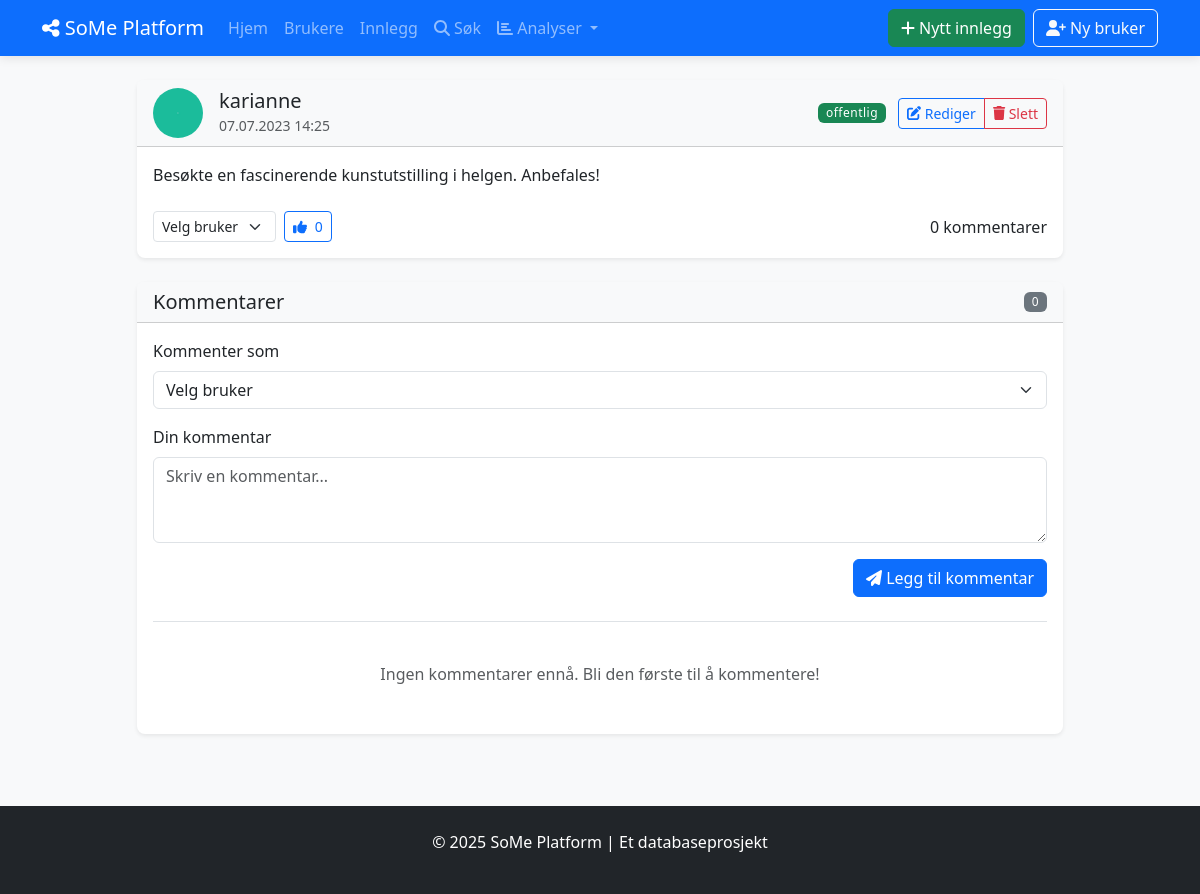
/posts/43, run on an earlier commit of the app's database.
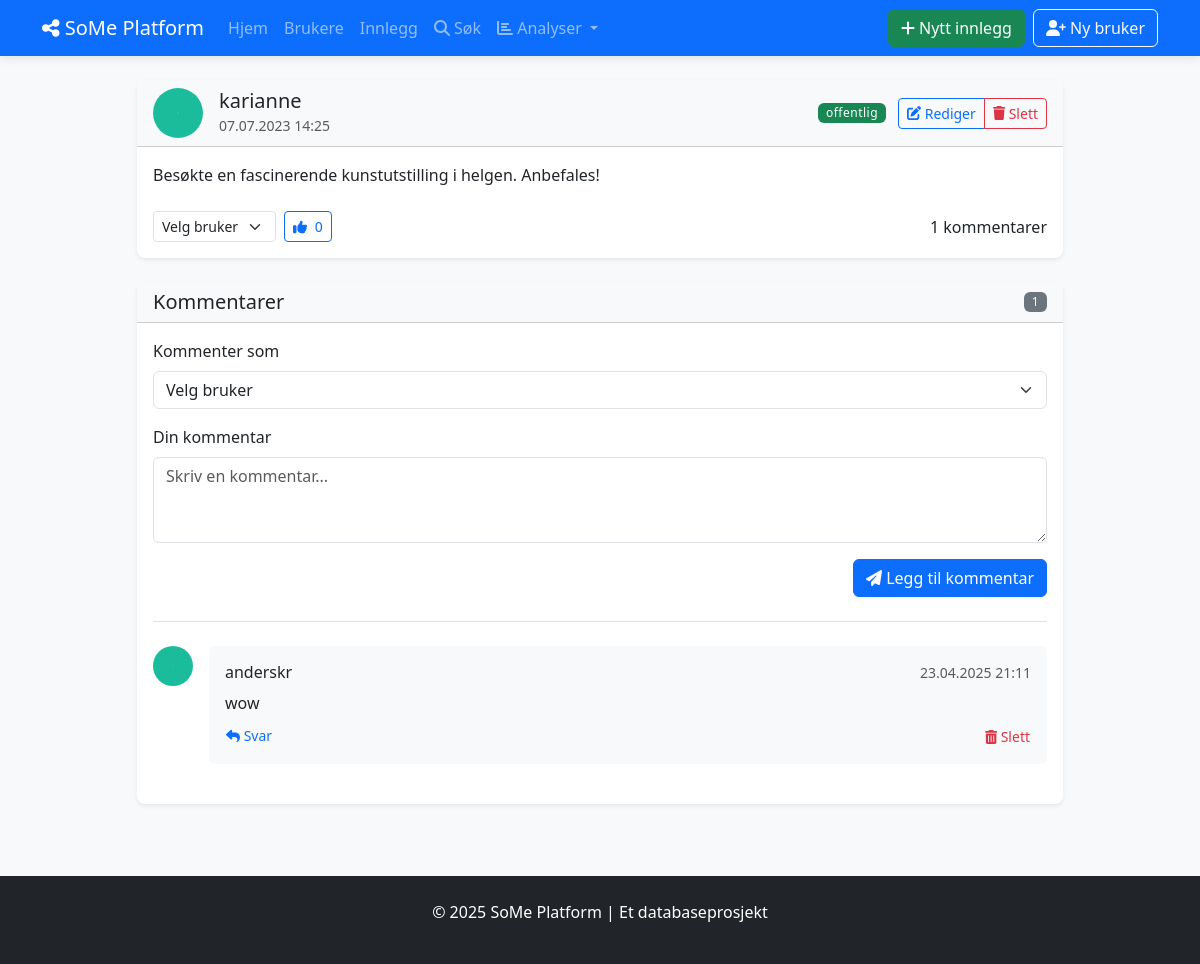
And on a later commit of the database.
### tables this page shows
CREATE TABLE BRUKERE (
            bruker_id INTEGER PRIMARY KEY AUTOINCREMENT,
            brukernavn TEXT NOT NULL UNIQUE,
            epost TEXT NOT NULL UNIQUE,
            passord_hash TEXT NOT NULL,
            profilbilde TEXT,
            bio TEXT,
            registrerings_dato DATE NOT NULL DEFAULT CURRENT_DATE,
            fødselsdato DATE,
            status TEXT DEFAULT 'aktiv'
        );

CREATE TABLE INNLEGG (
            innlegg_id INTEGER PRIMARY KEY AUTOINCREMENT,
            innhold TEXT NOT NULL,
            opprettet_dato DATETIME NOT NULL DEFAULT CURRENT_TIMESTAMP,
            oppdatert_dato DATETIME DEFAULT CURRENT_TIMESTAMP,
            synlighet TEXT NOT NULL DEFAULT 'offentlig',
            bruker_id INTEGER NOT NULL,
            FOREIGN KEY (bruker_id) REFERENCES BRUKERE(bruker_id) ON DELETE CASCADE
        );

CREATE TABLE KOMMENTARER (
            kommentar_id INTEGER PRIMARY KEY AUTOINCREMENT,
            innhold TEXT NOT NULL,
            opprettet_dato DATETIME NOT NULL DEFAULT CURRENT_TIMESTAMP,
            innlegg_id INTEGER NOT NULL,
            bruker_id INTEGER NOT NULL,
            forelder_kommentar_id INTEGER,
            FOREIGN KEY (innlegg_id) REFERENCES INNLEGG(innlegg_id) ON DELETE CASCADE,
            FOREIGN KEY (bruker_id) REFERENCES BRUKERE(bruker_id) ON DELETE CASCADE,
            FOREIGN KEY (forelder_kommentar_id) REFERENCES KOMMENTARER(kommentar_id) ON DELETE SET NULL
        );

### social_media_app/app.py (the view)
@app.route('/posts/<int:post_id>')
def view_post(post_id):
    with Database() as db:
        post = db.fetchone("""
            SELECT i.*, b.brukernavn, b.profilbilde
            FROM INNLEGG i
            JOIN BRUKERE b ON i.bruker_id = b.bruker_id
            WHERE i.innlegg_id = ?
        """, (post_id,))
        if not post:
            flash('Post not found', 'danger')
            return redirect(url_for('list_posts'))
        post = format_date_fields(post, ['opprettet_dato', 'oppdatert_dato'])
        comments = db.fetchall("""
            SELECT k.*, b.brukernavn, b.profilbilde
            FROM KOMMENTARER k
            JOIN BRUKERE b ON k.bruker_id = b.bruker_id
            WHERE k.innlegg_id = ? AND k.forelder_kommentar_id IS NULL
            ORDER BY k.opprettet_dato ASC
        """, (post_id,))
        comments = [format_date_fields(comment, ['opprettet_dato']) for comment in comments]
        for comment in comments:
            replies = db.fetchall("""
                SELECT k.*, b.brukernavn, b.profilbilde
                FROM KOMMENTARER k
                JOIN BRUKERE b ON k.bruker_id = b.bruker_id
                WHERE k.forelder_kommentar_id = ?
                ORDER BY k.opprettet_dato ASC
            """, (comment['kommentar_id'],))
            comment['replies'] = [format_date_fields(reply, ['opprettet_dato']) for reply in replies]
        tags = db.fetchall("""
            SELECT t.*
            FROM TAGGER t
            JOIN INNLEGG_TAGGER it ON t.tag_id = it.tag_id
            WHERE it.innlegg_id = ?
        """, (post_id,))
        reactions = db.fetchone("""
            SELECT COUNT(*) as count, reaksjon_type
            FROM REAKSJONER
            WHERE innlegg_id = ?
            GROUP BY reaksjon_type
        """, (post_id,))
        users = db.fetchall("""
            SELECT bruker_id, brukernavn FROM BRUKERE
            WHERE status = 'aktiv'
            ORDER BY brukernavn
        """)
        return render_template('posts/view.html', post=post, comments=comments,
                               tags=tags, reactions=reactions, users=users)

### social_media_app/app.py (called while the page is built)
def format_date_fields(item, date_fields=None):
    if not item:
        return None
    if not isinstance(item, dict):
        item = dict(item)
    if date_fields:
        for field in date_fields:
            if field in item and item[field]:
                try:
                    if 'T' in item[field]:  # ISO format
                        item[field] = datetime.fromisoformat(item[field].replace('Z', '+00:00'))
                    else:  # SQLite default format
                        item[field] = datetime.strptime(item[field], '%Y-%m-%d %H:%M:%S')
                except (ValueError, TypeError):
                    try:
                        item[field] = datetime.strptime(item[field], '%Y-%m-%d')
                    except (ValueError, TypeError):
                        pass  # Keep original if parsing fails
    return item

### social_media_app/db_config.py (called while the page is built)
    def __enter__(self):
        return self

    def __exit__(self, exc_type, exc_val, exc_tb):
        self.cursor.close()
        if self.conn:
            self.conn.close()

    def fetchall(self, sql, params=None):
        self.cursor.execute(sql, params or ())
        return self.cursor.fetchall()

    def fetchone(self, sql, params=None):
        self.cursor.execute(sql, params or ())
        return self.cursor.fetchone()

### social_media_app/templates/posts/view.html (shortened to what this page needs)
{% extends "base.html" %}
{% block content %}
<div class="row justify-content-center">
    <div class="col-md-10">
        <div class="card shadow-sm mb-4">
            <div class="card-header bg-light">
                <div class="d-flex justify-content-between align-items-center">
                    <div class="d-flex align-items-center">
                        <div class="me-3">
                            {% if post.profilbilde %}
                                <img src="{{ url_for('static', filename='uploads/' + post.profilbilde) }}"
                                     alt="{{ post.brukernavn }}" class="rounded-circle" width="50" height="50">
                            {% else %}
                                <div class="bg-secondary bg-secondary-circle">
                                    <i class="fas fa-user text-white"></i>
                                </div>
                            {% endif %}
                        </div>
                        <div>
                            <h5 class="mb-0">{{ post.brukernavn }}</h5>
                            <small class="text-muted">{{ post.opprettet_dato.strftime('%d.%m.%Y %H:%M') }}</small>
                        </div>
                    </div>
                    <div>
                        <span class="badge {{ 'bg-success' if post.synlighet == 'offentlig' else 'bg-warning' }} me-2">
                            {{ post.synlighet }}
                        </span>
                        <div class="btn-group">
                            <a href="{{ url_for('show_edit_post', post_id=post.innlegg_id) }}" class="btn btn-sm btn-outline-primary">
                                <i class="fas fa-edit"></i> Rediger
                            </a>
                            <button type="button" class="btn btn-sm btn-outline-danger"
                                    data-bs-toggle="modal" data-bs-target="#deletePostModal">
                                <i class="fas fa-trash"></i> Slett
                            </button>
                        </div>
                    </div>
                </div>
            </div>
            <div class="card-body">
                <p class="card-text">{{ post.innhold }}</p>
                <div class="mt-4 d-flex justify-content-between align-items-center">
                    <div>
                        <form action="{{ url_for('add_reaction', post_id=post.innlegg_id) }}" method="post" class="d-inline">
                            <div class="d-flex align-items-center">
                                <select name="bruker_id" class="form-select form-select-sm me-2 reaction-user-select" required>
                                    <option value="" selected disabled>Velg bruker</option>
                                </select>
                                <button type="submit" class="btn btn-sm btn-outline-primary">
                                    <i class="fas fa-thumbs-up"></i>
                                    {% if reactions %}
                                        <span class="ms-1">{{ reactions.count or 0 }}</span>
                                    {% else %}
                                        <span class="ms-1">0</span>
                                    {% endif %}
                                </button>
                            </div>
                        </form>
                    </div>
                    <div>
                        <span>{{ comments|length }} kommentarer</span>
                    </div>
                </div>
            </div>
        </div>
        <div class="card shadow-sm mb-4">
            <div class="card-header bg-light d-flex justify-content-between align-items-center">
                <h3 class="h5 mb-0">Kommentarer</h3>
                <span class="badge bg-secondary">{{ comments|length }}</span>
            </div>
            <div class="card-body">
                <div class="mb-4 border-bottom pb-4">
                    <form action="{{ url_for('add_comment', post_id=post.innlegg_id) }}" method="post">
                        <div class="mb-3">
                            <label for="bruker_id" class="form-label">Kommenter som</label>
                            <select class="form-select" id="bruker_id" name="bruker_id" required>
                                <option value="" selected disabled>Velg bruker</option>
                            </select>
                        </div>
                        <div class="mb-3">
                            <label for="comment_content" class="form-label">Din kommentar</label>
                            <textarea class="form-control" id="comment_content" name="innhold"
                                      rows="3" required placeholder="Skriv en kommentar..."></textarea>
                        </div>
                        <div class="d-flex justify-content-end">
                            <button type="submit" class="btn btn-primary">
                                <i class="fas fa-paper-plane"></i> Legg til kommentar
                            </button>
                        </div>
                    </form>
                </div>
                {% if comments %}
                    <div class="comments-list">
                        {% for comment in comments %}
                        <div class="comment mb-4">
                            <div class="d-flex">
                                <div class="me-3">
                                    {% if comment.profilbilde %}
                                        <img src="{{ url_for('static', filename='uploads/' + comment.profilbilde) }}"
                                             alt="{{ comment.brukernavn }}" class="rounded-circle" width="40" height="40">
                                    {% else %}
                                        <div class="bg-secondary bg-secondary-circle">
                                            <i class="fas fa-user text-white"></i>
                                        </div>
                                    {% endif %}
                                </div>
                                <div class="flex-grow-1">
                                    <div class="bg-light rounded p-3">
                                        <div class="d-flex justify-content-between align-items-center mb-2">
                                            <h6 class="mb-0">{{ comment.brukernavn }}</h6>
                                            <small class="text-muted">{{ comment.opprettet_dato.strftime('%d.%m.%Y %H:%M') }}</small>
                                        </div>
                                        <p class="mb-2">{{ comment.innhold }}</p>
                                        <div class="d-flex justify-content-between align-items-center">
                                            <button class="btn btn-sm btn-link text-decoration-none p-0 reply-button"
                                                    data-comment-id="{{ comment.kommentar_id }}"
                                                    data-username="{{ comment.brukernavn }}">
                                                <i class="fas fa-reply"></i> Svar
                                            </button>
                                            <form action="{{ url_for('delete_comment', comment_id=comment.kommentar_id, post_id=post.innlegg_id) }}"
                                                  method="post" class="d-inline">
                                                <button type="submit" class="btn btn-sm btn-link text-danger text-decoration-none p-0"
                                                        onclick="return confirm('Er du sikker på at du vil slette denne kommentaren?')">
                                                    <i class="fas fa-trash-alt"></i> Slett
                                                </button>
                                            </form>
                                        </div>
                                    </div>
                                </div>
                            </div>
                        </div>
                        {% endfor %}
                    </div>
                {% else %}
                    <p class="text-center py-3 text-muted">Ingen kommentarer ennå. Bli den første til å kommentere!</p>
                {% endif %}
            </div>
        </div>
    </div>
</div>
{% endblock %}

### social_media_app/templates/base.html (shortened to what this page needs)
<!DOCTYPE html>
<html lang="no">
<head>
<link rel="stylesheet" href="https://cdn.jsdelivr.net/npm/bootstrap@5.3.2/dist/css/bootstrap.min.css">
<link rel="stylesheet" href="{{ url_for('static', filename='style.css') }}">
<link rel="stylesheet" href="https://cdnjs.cloudflare.com/ajax/libs/font-awesome/6.4.2/css/all.min.css">
</head>
<body class="bg-light">
<nav class="navbar navbar-expand-lg navbar-dark bg-primary">
<div class="container">
<a class="navbar-brand" href="{{ url_for('index') }}">
<i class="fas fa-share-alt"></i> SoMe Platform
</a>
<div class="collapse navbar-collapse" id="navbarNav">
<ul class="navbar-nav me-auto">
<li class="nav-item">
<a class="nav-link" href="{{ url_for('index') }}">Hjem</a>
</li>
<li class="nav-item">
<a class="nav-link" href="{{ url_for('list_users') }}">Brukere</a>
</li>
<li class="nav-item">
<a class="nav-link" href="{{ url_for('list_posts') }}">Innlegg</a>
</li>
<li class="nav-item">
<a class="nav-link" href="{{ url_for('search') }}">
<i class="fas fa-search"></i> Søk
</a>
</li>
<li class="nav-item dropdown">
<a class="nav-link dropdown-toggle" href="#" id="navbarAnalyticsDropdown" role="button"
data-bs-toggle="dropdown" aria-expanded="false">
<i class="fas fa-chart-bar"></i> Analyser
</a>
</li>
</ul>
<div class="navbar-nav">
<a href="{{ url_for('show_create_post') }}" class="btn btn-success me-2">
<i class="fas fa-plus"></i> Nytt innlegg
</a>
<a href="{{ url_for('show_create_user') }}" class="btn btn-outline-light">
<i class="fas fa-user-plus"></i> Ny bruker
</a>
</div>
</div>
</div>
</nav>
<div class="container mt-4">
 {% block content %}{% endblock %}
</div>
<footer class="bg-dark text-white py-4 mt-5">
<div class="container text-center">
<p>© 2025 SoMe Platform | Et databaseprosjekt</p>
</div>
</footer>
</body>
</html>

### social_media_app/static/style.css (style rules this page uses)
body { background-color: #f8f9fa; min-height: 100vh; display: flex; flex-direction: column; }
footer { margin-top: auto; }
.card { border-radius: 0.5rem; border: none; transition: transform 0.2s, box-shadow 0.2s; }
.card .rounded-circle { object-fit: cover; }
.navbar { box-shadow: 0 2px 10px rgba(0, 0, 0, 0.1); }
.badge { font-weight: 500; letter-spacing: 0.5px; }
.reaction-user-select { width: auto; }

What changed in the data, as far as the page shows it:
added KOMMENTARER: profilbilde (picture), brukernavn "anderskr", opprettet_dato "23.04.2025 21:11", innhold "wow"
Also different on the page:
{{ comments|length }}: "0" → "1"
text no longer shown: "Ingen kommentarer ennå. Bli den første til å kommentere!"
